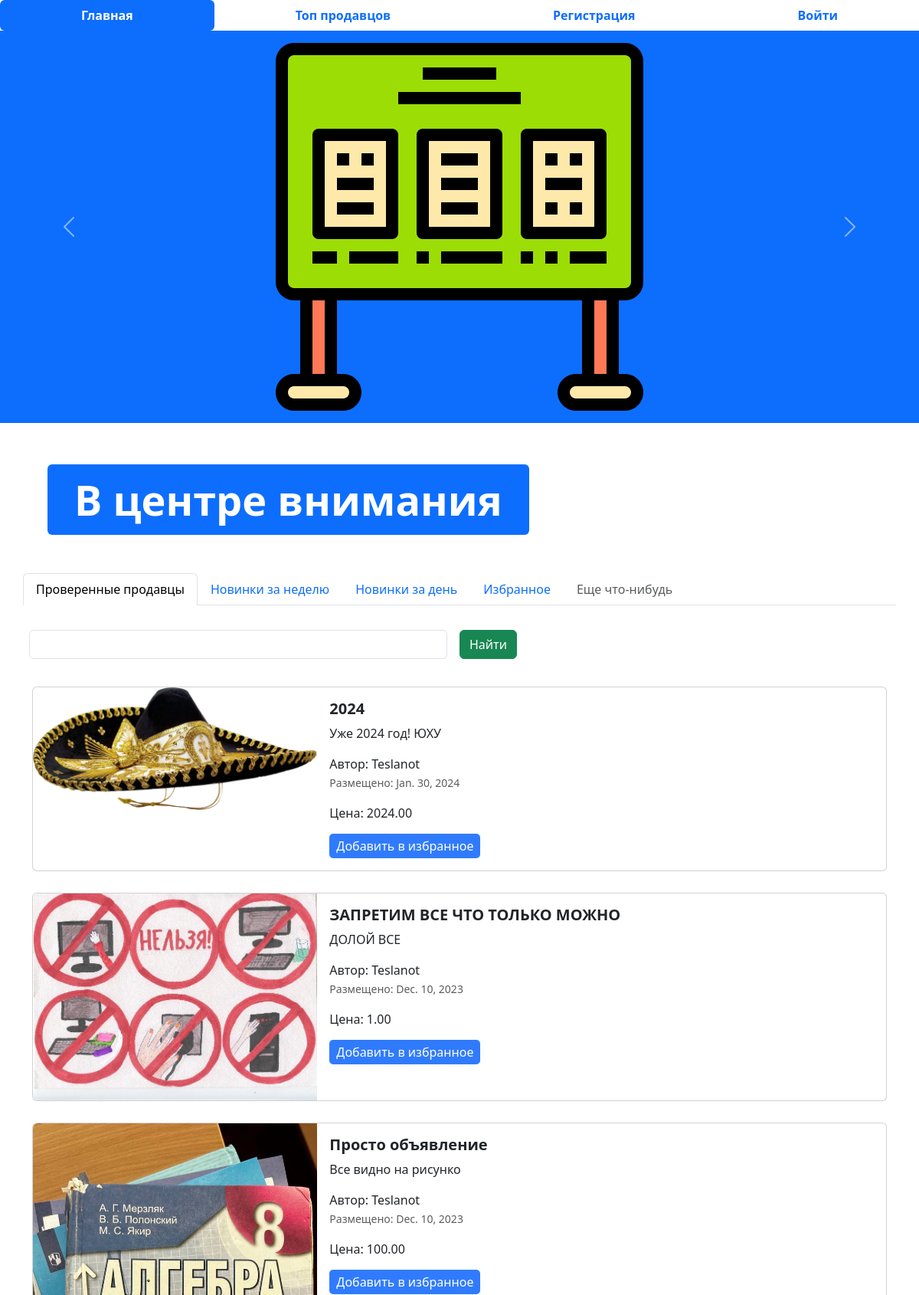
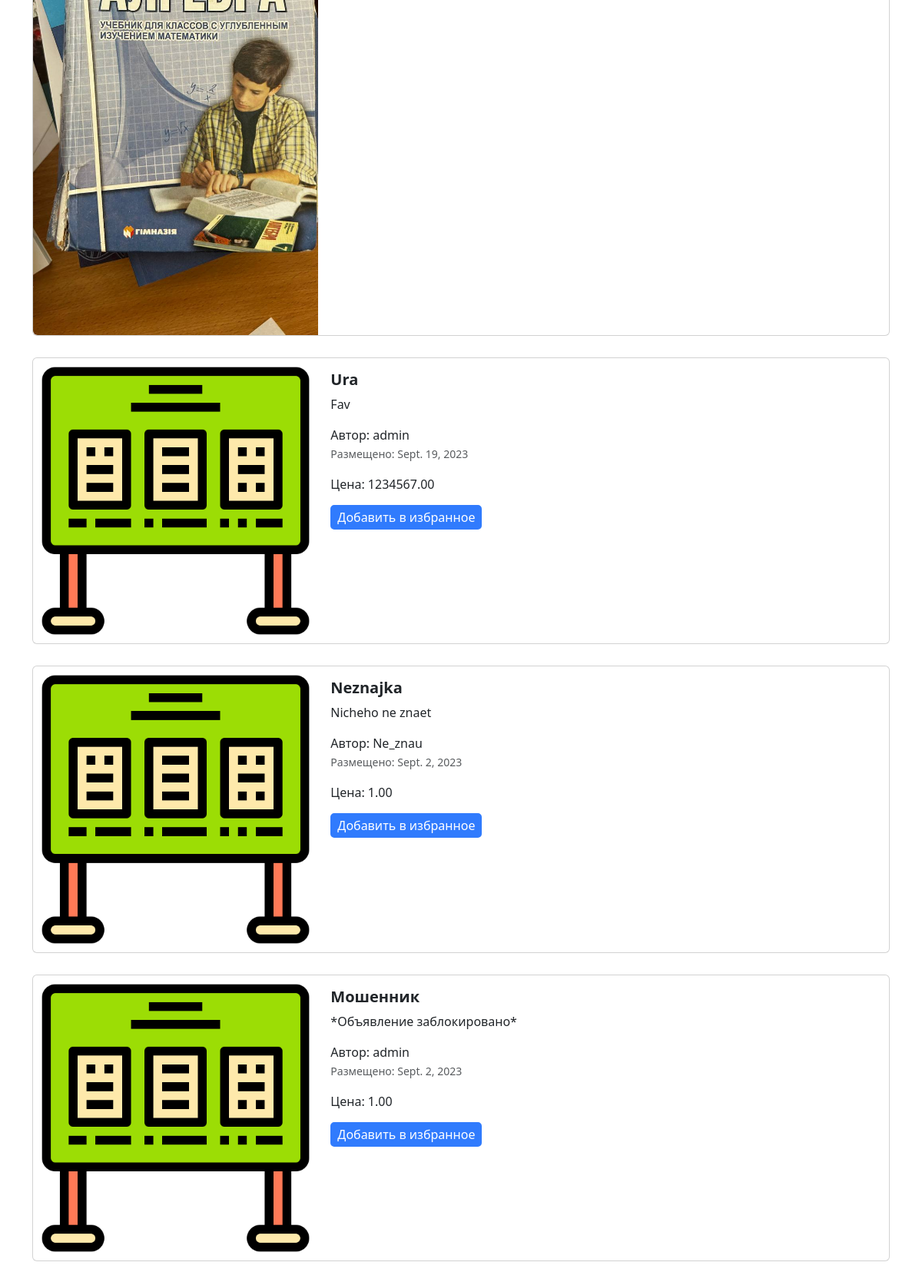
The page / (upper part) on the database its author committed (2 pictures, top to bottom).
### add/models.py (models this page shows, shortened)
class Advertisement(models.Model):
    title = models.CharField("Заголовок",max_length= 128)#validators=[RegexValidator('[?+-/%]', inverse_match=True)]
    descriptions = models.TextField('описание')
    prices = models.DecimalField(' цена' , max_digits= 10 , decimal_places = 2)
    auction = models.BooleanField('merch', help_text= 'Уместен ли торг')
    created = models.DateField(auto_now_add=True)
    update = models.DateField(auto_now=True)
    user = models.ForeignKey(User, on_delete=models.CASCADE) # если User буджет удален то все обьявления связанные с ним тоже будут удалены
    image = models.ImageField("изображения", upload_to='advertisements/')
    favorites = models.ManyToManyField(User, related_name='favorite_adv')
    def get_absolute_url(self):
        return reverse("post_adv_detail", kwargs={"pk": self.pk})# pk тоже самое что и id в модели
    class Meta:
       db_table = 'Advertisement'

### add/views.py (the view)
# urls.py: path("", home, name = 'home'), # главная страница
def home(request: WSGIRequest):
    title = request.GET.get('query')
    if title: # если пользователь что-то ищет
        data = Advertisement.objects.filter(title__icontains = title) # SELECT * FROM Advertisement WHERE title = title
    else: # если ничего не ищет(просто все обьявления)
        data = Advertisement.objects.all() # беру все записи из БД
    context = {'advertisements' : data, 'title': title} # словарь
    return render(request, 'index.html', context)

### templates/index.html (shortened to what this page needs)
{% extends 'base.html' %}
{% load static %}
{% block content %}
<ul class="nav nav-pills sticky-top bg-white nav-fill">
  <li class="nav-item">
    <a class="nav-link active" href="{% url 'home' %}">
      <span style="font-weight: bold;">Главная</span>
    </a>
  </li>
  <li class="nav-item">
    <a class="nav-link" href="{% url 'top_sellers' %}"><span style="font-weight: bold;">Топ продавцов</span>
    </a>
  </li>
  {% if not user.is_authenticated %}
  <li class="nav-item">
    <a class="nav-link" href="{% url 'sign_in' %}">
      <span style="font-weight: bold;">Регистрация</span>
    </a>
  </li>
  <li class="nav-item">
    <a class="nav-link" href="{% url 'login' %}">
      <span style="font-weight: bold;">Войти</span>
    </a>
  </li>
  {% endif %}
</ul>
<div id="carouselExampleControls" class="carousel slide bg-primary" data-bs-ride="carousel">
  <div class="carousel-inner">
    <div class="carousel-item active">
      <img src="{%static 'img/adv.png'%}" class="mx-auto d-block w-33" alt="...">
    </div>
  </div>
  <button class="carousel-control-prev" type="button" data-bs-target="#carouselExampleControls" data-bs-slide="prev">
    <span class="carousel-control-prev-icon" aria-hidden="true"></span>
  </button>
  <button class="carousel-control-next" type="button" data-bs-target="#carouselExampleControls" data-bs-slide="next">
    <span class="carousel-control-next-icon" aria-hidden="true"></span>
  </button>
</div>
<div class="container" style="margin: 50px;">
  <div class="display-2">
    <span class="badge bg-primary">В центре внимания</span>
  </div>
</div>
<div class="container">
  <div class="row">
    <ul class="nav nav-tabs bg-white">
      <li class="nav-item">
        <a class="nav-link active" aria-current="page" href="#">Проверенные продавцы</a>
      </li>
      <li class="nav-item">
        <a class="nav-link" href="/novinki">Новинки за неделю</a>
      </li>
      <li class="nav-item">
        <a class="nav-link" href="/novinki_za_den">Новинки за день</a>
      </li>
      <li class="nav-item">
        <a class="nav-link" href="/favorites">Избранное</a>
      </li>
      <li class="nav-item">
        <a class="nav-link disabled" href="#" tabindex="-1" aria-disabled="true">Еще что-нибудь</a>
      </li>
    </ul>
    <form class="row g-3" method="get">
      <div class="col-auto w-50">
        <input type="text" class="form-control" name='query' value="{% if title %}{{title}}{% endif %}">
      </div>
      <div class="col-auto">
        <button type="submit" class="btn btn-success mb-3">Найти</button>
      </div>
    </form>
  </div>
  <div class="col" style="display: flex; flex-direction: column-reverse;">
    {%for adv in advertisements%}
    <div class="card mb-2" style="max-width: 1200px; margin-top: 20px;">
      <div class="row g-0">
        <div class="col-md-4">
          <a href="{{ adv.get_absolute_url }}" class="nav-link">
            {% if adv.image %}
              <img src=" {{adv.image.url}} " class="img-fluid rounded-start" alt="Card title">
            {% else %}
              <img src="{% static 'img/adv.png' %}" class="img-fluid rounded-start" alt="Card title">
            {% endif %}
          </a>
        </div>
        <div class="col-md-8">
          <div class="card-body">
            <h5 class="card-title">
              <a href="{{ adv.get_absolute_url }}" class="nav-link"><strong>{{adv.title}}</strong></a>
            </h5>
            <a href="{{ adv.get_absolute_url }}" class="nav-link">
              <p class="card-text">
                {{adv.descriptions}}
              </p>
              <span>Автор: {{adv.user}}</span>
              <p class="card-text"><small class="text-muted">Размещено: {{adv.created}}</small></p>
              <span>Цена: {{adv.prices}}</span>
            </a>
            {% if user in adv.favorites.all %}
            <form action="{% url 'remove_from_favorite' adv.id %}" method="post">
              {% csrf_token %}
              <button type="submit" class="fav_button_del">Удалить из избранного</button>
            </form>
            {% else %}
            <form action="{% url 'add_to_favorites' adv.id %}" method="post">
              <button type="submit" class="fav_button_on" data-url="">Добавить в избранное</button>
            </form>
            {% endif %}
          </div>
        </div>
      </div>
    </div>
    {% endfor %}
  </div>
</div>
{% endblock %}

### templates/base.html (style rules this page uses)
.fav_button_on { margin-top: 15px; border: 3px solid rgb(48, 123, 253); border-radius: 5px; align-items: center; background-color: rgb(48, 123, 253); color: white; }

### rows shown on the page
Advertisement: title "Мошенник", descriptions "*Объявление заблокировано*", user "admin", created "Sept. 2, 2023", prices "1.00", shows "Добавить в избранное"
Advertisement: title "Neznajka", descriptions "Nicheho ne znaet", user "Ne_znau", created "Sept. 2, 2023", prices "1.00", shows "Добавить в избранное"
Advertisement: title "Ura", descriptions "Fav", user "admin", created "Sept. 19, 2023", prices "1234567.00", shows "Добавить в избранное"
Advertisement: image (picture), title "Просто объявление", descriptions "Все видно на рисунко", user "Teslanot", created "Dec. 10, 2023", prices "100.00", shows "Добавить в избранное"
Advertisement: image (picture), title "ЗАПРЕТИМ ВСЕ ЧТО ТОЛЬКО МОЖНО", descriptions "ДОЛОЙ ВСЕ", user "Teslanot", created "Dec. 10, 2023", prices "1.00", shows "Добавить в избранное"
Advertisement: image (picture), title "2024", descriptions "Уже 2024 год! ЮХУ", user "Teslanot", created "Jan. 30, 2024", prices "2024.00", shows "Добавить в избранное"
